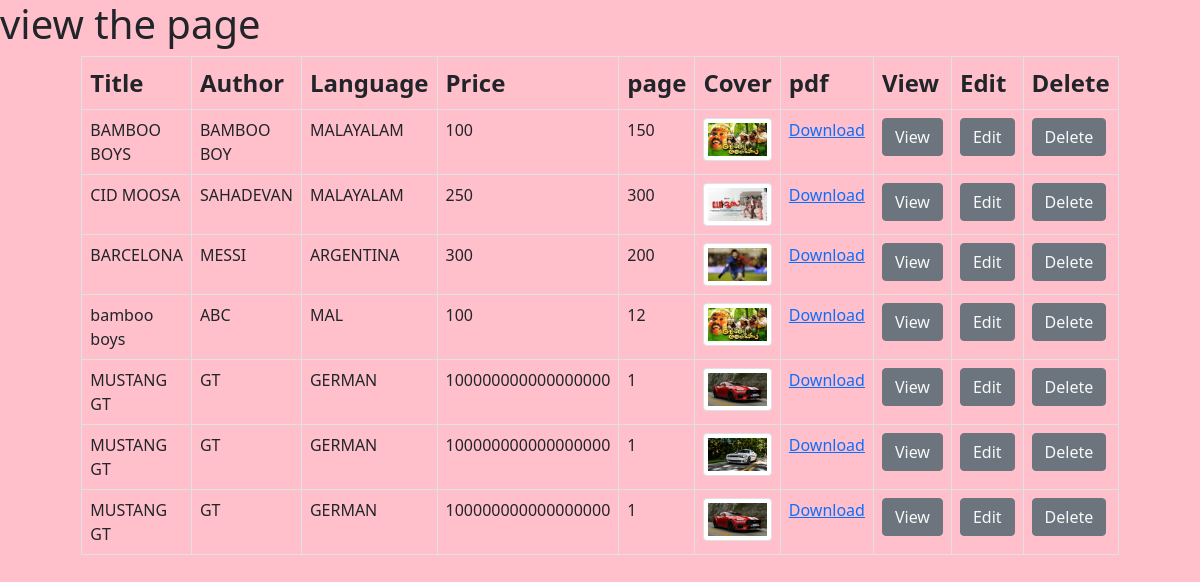
Screenshot of /view (signed in) with the database file from the repository.
### books/models.py (models this page shows)
class Book(models.Model):          #database model defintion
    title = models.CharField(max_length=20)
    author = models.CharField(max_length=20)
    language = models.CharField(max_length=20)
    price = models.IntegerField()
    pages = models.IntegerField()
    cover = models.ImageField(upload_to="images")
    pdf = models.FileField(upload_to="pdf")

### books/views.py (the view)
# urls.py: path('view',views.viewbooks,name="view"),
@login_required
def viewbooks(request):
    k=Book.objects.all()  #Reads all records from table Book.
    context={'book':k}      #passes data from views to html file.context is dictionary type.
    return render(request,'view.html',context)

### templates/view.html (shortened to what this page needs)
<!DOCTYPE html>
{% load static %}
<html lang="en">
<head>
    <link href="https://cdn.jsdelivr.net/npm/bootstrap@5.0.2/dist/css/bootstrap.min.css" rel="stylesheet">
    <title>Title</title><link rel="stylesheet" href="{% static 'css/style.css' %}">
</head>
<h1>view the page</h1>
<table class="table table-bordered w-75 mx-auto mt-48u">
    <tr class="fw-bold fs-4">
        <th>Title</th>
        <th>Author</th>
        <th>Language</th>
        <th>Price</th>
        <th>page</th>
         <th>Cover</th>
        <th>pdf</th>
        <th>View</th>
        <th>Edit</th>
        <th>Delete</th>
    </tr>
    <tr>
        <td>{{i.title}}</td>
        <td>{{i.author}}</td>
        <td>{{i.language}}</td>
        <td>{{i.price}}</td>
        <td>{{i.pages}}</td>
        <td><img src="{{i.cover.url}}" height="150px" width="100px" class="img-thumbnail"></td>
        <td><a href="{{i.pdf.url}}">Download</a></td>
        <td><a href="{% url 'books:details' i.id %}" class="btn btn-secondary text-light">View</a></td>
        <td><a href="{% url 'books:edit' i.id %}" class="btn btn-secondary text-light">Edit</a></td>
        <td><a href="{% url 'books:delete' i.id %}" class="btn btn-secondary text-light">Delete</a></td>
    </tr>
</table>
</body>
</html>

### rows the page displays
Book: title "BAMBOO BOYS", author "BAMBOO BOY", language "MALAYALAM", price "100", pages "150", cover (picture)
Book: title "CID MOOSA", author "SAHADEVAN", language "MALAYALAM", price "250", pages "300", cover (picture)
Book: title "BARCELONA", author "MESSI", language "ARGENTINA", price "300", pages "200", cover (picture)
Book: title "bamboo boys", author "ABC", language "MAL", price "100", pages "12", cover (picture)
Book: title "MUSTANG GT", author "GT", language "GERMAN", price "100000000000000000", pages "1", cover (picture)
Book: title "MUSTANG GT", author "GT", language "GERMAN", price "100000000000000000", pages "1", cover (picture)
Book: title "MUSTANG GT", author "GT", language "GERMAN", price "100000000000000000", pages "1", cover (picture)
